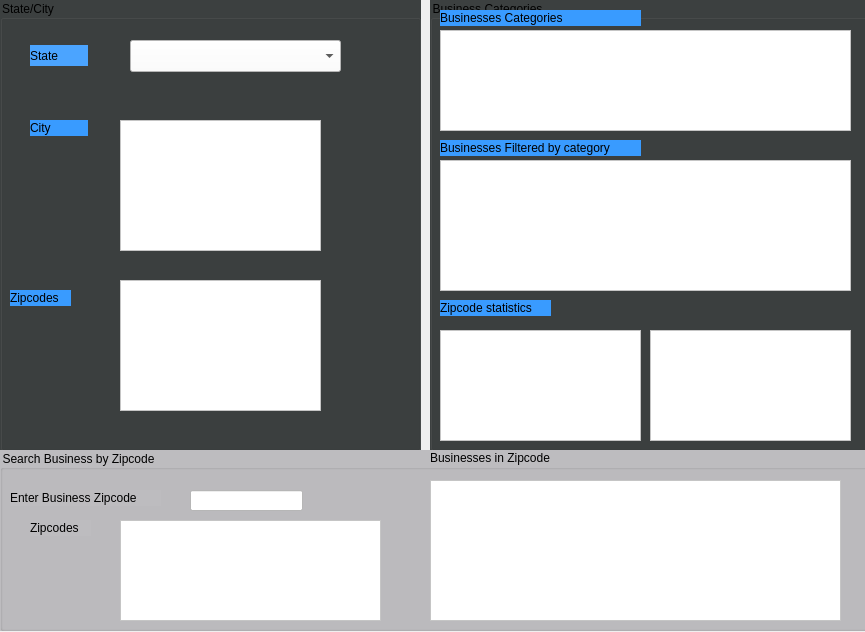
<?xml version="1.0" encoding="UTF-8"?>
<ui version="4.0">
 <class>miilestone1</class>
 <widget class="QWidget" name="miilestone1">
  <property name="geometry">
   <rect>
    <x>0</x>
    <y>0</y>
    <width>865</width>
    <height>632</height>
   </rect>
  </property>
  <property name="windowTitle">
   <string>miilestone1</string>
  </property>
  <widget class="QGroupBox" name="groupBox">
   <property name="geometry">
    <rect>
     <x>0</x>
     <y>0</y>
     <width>421</width>
     <height>451</height>
    </rect>
   </property>
   <property name="styleSheet">
    <string notr="true">
background-color: rgb(60, 64, 64);</string>
   </property>
   <property name="title">
    <string>State/City</string>
   </property>
   <widget class="QComboBox" name="stateList">
    <property name="geometry">
     <rect>
      <x>130</x>
      <y>40</y>
      <width>211</width>
      <height>32</height>
     </rect>
    </property>
    <property name="styleSheet">
     <string notr="true">background-color: rgb(255, 255, 255);</string>
    </property>
   </widget>
   <widget class="QLabel" name="state">
    <property name="geometry">
     <rect>
      <x>30</x>
      <y>45</y>
      <width>58</width>
      <height>21</height>
     </rect>
    </property>
    <property name="styleSheet">
     <string notr="true">background-color: rgb(75, 164, 255);
</string>
    </property>
    <property name="text">
     <string>State</string>
    </property>
   </widget>
   <widget class="QLabel" name="cityList1">
    <property name="geometry">
     <rect>
      <x>30</x>
      <y>120</y>
      <width>58</width>
      <height>16</height>
     </rect>
    </property>
    <property name="styleSheet">
     <string notr="true">background-color: rgb(57, 155, 255);</string>
    </property>
    <property name="text">
     <string>City</string>
    </property>
   </widget>
   <widget class="QListWidget" name="cityList">
    <property name="geometry">
     <rect>
      <x>120</x>
      <y>120</y>
      <width>201</width>
      <height>131</height>
     </rect>
    </property>
    <property name="styleSheet">
     <string notr="true">background-color: rgb(255, 255, 255);</string>
    </property>
   </widget>
   <widget class="QListWidget" name="zipCodeList">
    <property name="geometry">
     <rect>
      <x>120</x>
      <y>280</y>
      <width>201</width>
      <height>131</height>
     </rect>
    </property>
    <property name="styleSheet">
     <string notr="true">background-color: rgb(255, 255, 255);</string>
    </property>
   </widget>
   <widget class="QLabel" name="Zipcodes">
    <property name="geometry">
     <rect>
      <x>10</x>
      <y>290</y>
      <width>61</width>
      <height>16</height>
     </rect>
    </property>
    <property name="styleSheet">
     <string notr="true">background-color: rgb(57, 155, 255);</string>
    </property>
    <property name="text">
     <string>Zipcodes</string>
    </property>
   </widget>
  </widget>
  <widget class="QGroupBox" name="groupBox_2">
   <property name="geometry">
    <rect>
     <x>430</x>
     <y>0</y>
     <width>441</width>
     <height>451</height>
    </rect>
   </property>
   <property name="styleSheet">
    <string notr="true">background-color: rgb(60, 64, 64);</string>
   </property>
   <property name="title">
    <string>Business Categories</string>
   </property>
   <widget class="QListWidget" name="businessCategories">
    <property name="geometry">
     <rect>
      <x>10</x>
      <y>30</y>
      <width>411</width>
      <height>101</height>
     </rect>
    </property>
    <property name="styleSheet">
     <string notr="true">background-color: rgb(255, 255, 255);</string>
    </property>
   </widget>
   <widget class="QLabel" name="ZipcodeStats">
    <property name="geometry">
     <rect>
      <x>10</x>
      <y>300</y>
      <width>111</width>
      <height>16</height>
     </rect>
    </property>
    <property name="styleSheet">
     <string notr="true">background-color: rgb(57, 155, 255);</string>
    </property>
    <property name="text">
     <string>Zipcode statistics</string>
    </property>
   </widget>
   <widget class="QTableWidget" name="ZipcodeBusinessTable">
    <property name="geometry">
     <rect>
      <x>10</x>
      <y>330</y>
      <width>201</width>
      <height>111</height>
     </rect>
    </property>
    <property name="styleSheet">
     <string notr="true">background-color: rgb(255, 255, 255);</string>
    </property>
   </widget>
   <widget class="QLabel" name="ZipcodeStats_2">
    <property name="geometry">
     <rect>
      <x>10</x>
      <y>140</y>
      <width>201</width>
      <height>16</height>
     </rect>
    </property>
    <property name="styleSheet">
     <string notr="true">background-color: rgb(57, 155, 255);</string>
    </property>
    <property name="text">
     <string>Businesses Filtered by category</string>
    </property>
   </widget>
   <widget class="QListWidget" name="businessCategories2">
    <property name="geometry">
     <rect>
      <x>10</x>
      <y>160</y>
      <width>411</width>
      <height>131</height>
     </rect>
    </property>
    <property name="styleSheet">
     <string notr="true">background-color: rgb(255, 255, 255);</string>
    </property>
   </widget>
   <widget class="QTableWidget" name="ZipcodeBusinessTable_2">
    <property name="geometry">
     <rect>
      <x>220</x>
      <y>330</y>
      <width>201</width>
      <height>111</height>
     </rect>
    </property>
    <property name="styleSheet">
     <string notr="true">background-color: rgb(255, 255, 255);</string>
    </property>
   </widget>
   <widget class="QLabel" name="ZipcodeStats_3">
    <property name="geometry">
     <rect>
      <x>10</x>
      <y>10</y>
      <width>201</width>
      <height>16</height>
     </rect>
    </property>
    <property name="styleSheet">
     <string notr="true">background-color: rgb(57, 155, 255);</string>
    </property>
    <property name="text">
     <string>Businesses Categories</string>
    </property>
   </widget>
  </widget>
  <widget class="QGroupBox" name="groupBox_3">
   <property name="geometry">
    <rect>
     <x>0</x>
     <y>450</y>
     <width>871</width>
     <height>181</height>
    </rect>
   </property>
   <property name="styleSheet">
    <string notr="true">background-color: rgb(189, 188, 191);</string>
   </property>
   <property name="title">
    <string>Search Business by Zipcode</string>
   </property>
   <widget class="QLabel" name="label_2">
    <property name="geometry">
     <rect>
      <x>10</x>
      <y>40</y>
      <width>151</width>
      <height>16</height>
     </rect>
    </property>
    <property name="text">
     <string>Enter Business Zipcode</string>
    </property>
   </widget>
   <widget class="QLineEdit" name="zname">
    <property name="geometry">
     <rect>
      <x>190</x>
      <y>40</y>
      <width>113</width>
      <height>21</height>
     </rect>
    </property>
    <property name="styleSheet">
     <string notr="true">background-color: rgb(255, 255, 255);</string>
    </property>
   </widget>
   <widget class="QLabel" name="label_3">
    <property name="geometry">
     <rect>
      <x>430</x>
      <y>0</y>
      <width>151</width>
      <height>16</height>
     </rect>
    </property>
    <property name="text">
     <string>Businesses in Zipcode</string>
    </property>
   </widget>
   <widget class="QListWidget" name="businesses">
    <property name="geometry">
     <rect>
      <x>120</x>
      <y>70</y>
      <width>261</width>
      <height>101</height>
     </rect>
    </property>
    <property name="styleSheet">
     <string notr="true">background-color: rgb(255, 255, 255);</string>
    </property>
   </widget>
   <widget class="QLabel" name="Zipcodes_2">
    <property name="geometry">
     <rect>
      <x>30</x>
      <y>70</y>
      <width>61</width>
      <height>16</height>
     </rect>
    </property>
    <property name="text">
     <string>Zipcodes</string>
    </property>
   </widget>
   <widget class="QTableWidget" name="zBusinessTable">
    <property name="geometry">
     <rect>
      <x>430</x>
      <y>30</y>
      <width>411</width>
      <height>141</height>
     </rect>
    </property>
    <property name="styleSheet">
     <string notr="true">background-color: rgb(255, 255, 255);</string>
    </property>
   </widget>
  </widget>
 </widget>
 <resources/>
 <connections/>
</ui>
